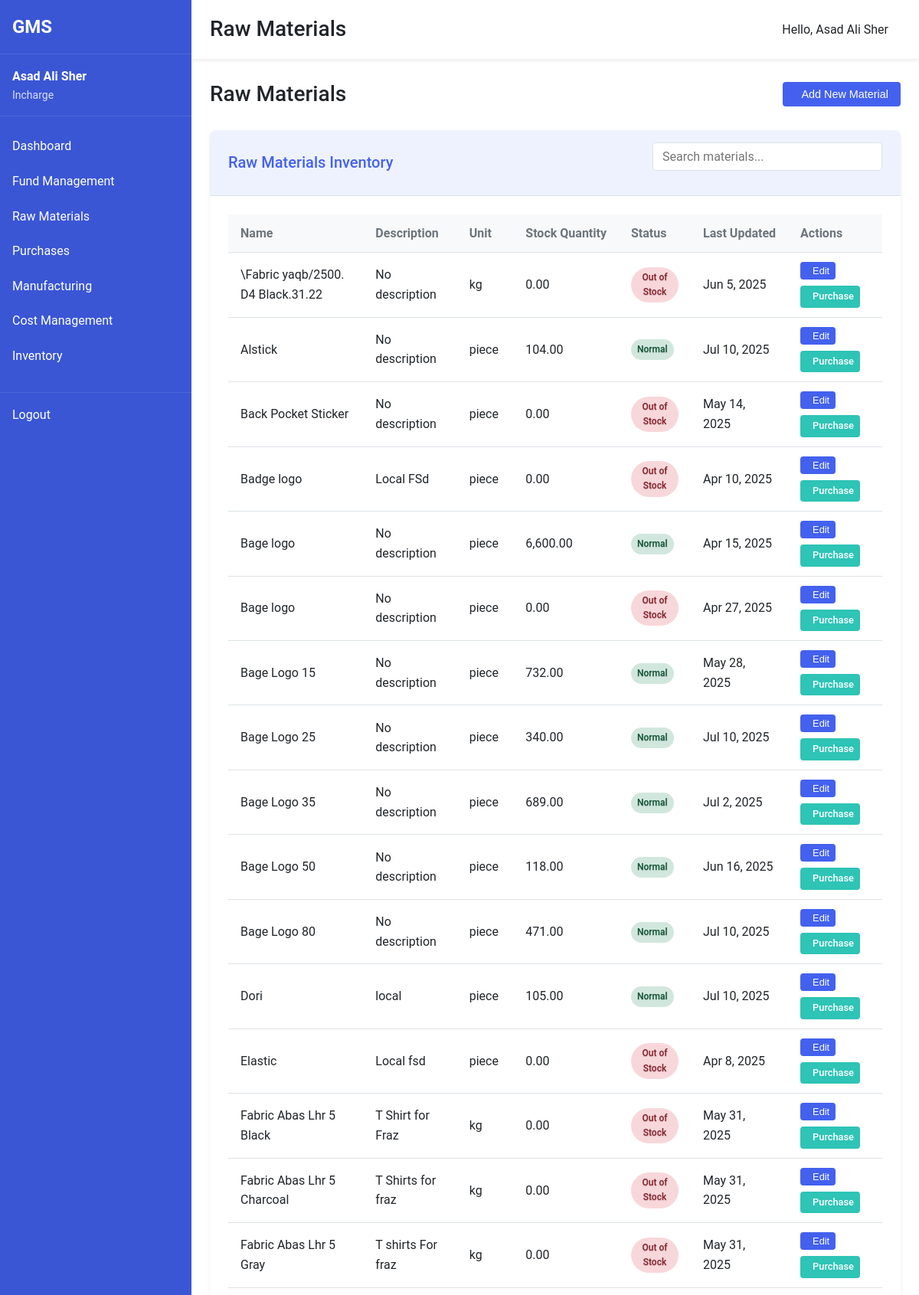
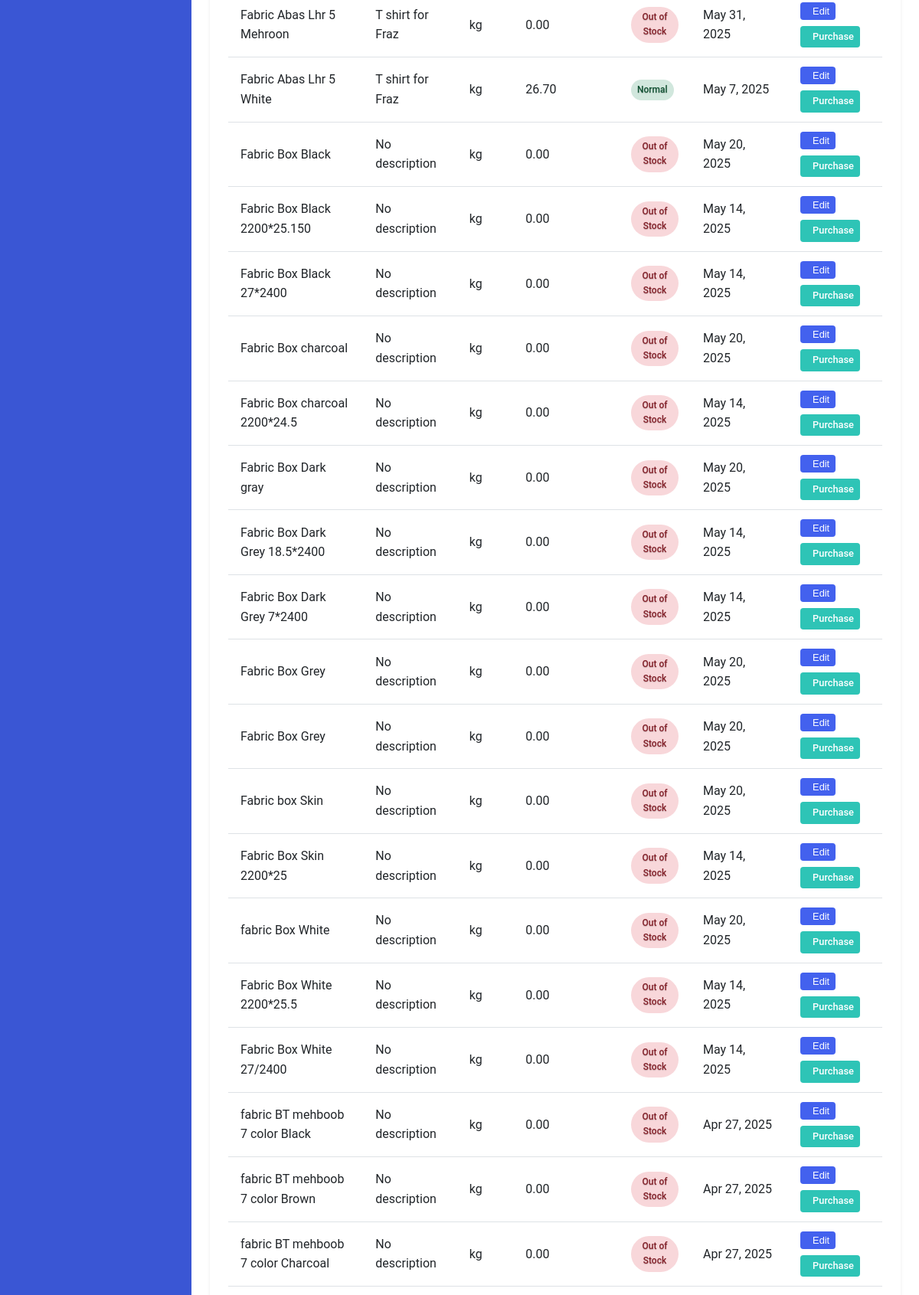
The app's page /incharge/raw-materials.php (signed in, upper part) with its own data (2 pictures, top to bottom).
### tables this page shows
CREATE TABLE `raw_materials` (
  `id` int(11) NOT NULL,
  `name` varchar(100) NOT NULL,
  `description` text DEFAULT NULL,
  `unit` enum('meter','kg','piece') NOT NULL,
  `stock_quantity` decimal(10,2) DEFAULT 0.00,
  `created_at` timestamp NULL DEFAULT current_timestamp(),
  `updated_at` timestamp NULL DEFAULT current_timestamp() ON UPDATE current_timestamp(),
  `min_stock_level` decimal(10,2) DEFAULT 0.00
);

### incharge/raw-materials.php (the view, shortened to what this page needs)
<?php
include_once '../config/auth.php';
include_once '../includes/header.php';
$database = new Database();
$db = $database->getConnection();
try {
    $query = "SELECT id, name, description, unit, stock_quantity, min_stock_level, created_at, updated_at
              FROM raw_materials
              ORDER BY name";
    $stmt = $db->prepare($query);
    $stmt->execute();
} catch (PDOException $e) {
    $error_message = "Database error: " . $e->getMessage();
}
?>
<div class="page-header">
    <h1 class="page-title">Raw Materials</h1>
    <div class="page-actions">
        <button id="addMaterialBtn" class="button primary">
            <i class="fas fa-plus-circle"></i> Add New Material
        </button>
    </div>
</div>
<div class="dashboard-card full-width">
    <div class="card-header">
        <h2>Raw Materials Inventory</h2>
        <div class="card-actions">
            <div class="search-container">
                <input type="text" id="materialSearch" class="search-input" placeholder="Search materials..." aria-label="Search materials">
            </div>
        </div>
    </div>
    <div class="card-content">
        <div class="table-responsive">
            <table class="data-table" id="materialsTable" aria-label="Raw Materials">
                <thead>
                    <tr>
                        <th scope="col">Name</th>
                        <th scope="col">Description</th>
                        <th scope="col">Unit</th>
                        <th scope="col">Stock Quantity</th>
                        <th scope="col">Status</th>
                        <th scope="col">Last Updated</th>
                        <th scope="col">Actions</th>
                    </tr>
                </thead>
                <tbody>
                    <?php if ($stmt && $stmt->rowCount() > 0): ?>
                        <?php while($row = $stmt->fetch(PDO::FETCH_ASSOC)):
                            $stock_status = 'normal';
                            $status_text = 'Normal';
                            if ($row['stock_quantity'] <= 0) {
                                $stock_status = 'out';
                                $status_text = 'Out of Stock';
                            } elseif ($row['stock_quantity'] < ($row['min_stock_level'] ?: 10)) {
                                $stock_status = 'low';
                                $status_text = 'Low Stock';
                            }
                        ?>
                        <tr>
                            <td><?php echo htmlspecialchars($row['name']); ?></td>
                            <td><?php echo htmlspecialchars($row['description'] ?: 'No description'); ?></td>
                            <td><?php echo htmlspecialchars($row['unit']); ?></td>
                            <td data-quantity="<?php echo $row['stock_quantity']; ?>">
                                <?php echo number_format($row['stock_quantity'], 2); ?>
                            </td>
                            <td>
                                <span class="status-badge status-<?php echo $stock_status; ?>">
                                    <?php echo $status_text; ?>
                                </span>
                            </td>
                            <td><?php echo date('M j, Y', strtotime($row['updated_at'])); ?></td>
                            <td>
                                <div class="action-buttons">
                                    <button class="button small edit-material" data-id="<?php echo $row['id']; ?>" aria-label="Edit <?php echo htmlspecialchars($row['name']); ?>">
                                        <i class="fas fa-edit" aria-hidden="true"></i> Edit
                                    </button>
                                    <a href="add-purchase.php?material_id=<?php echo $row['id']; ?>" class="button small success" aria-label="Purchase <?php echo htmlspecialchars($row['name']); ?>">
                                        <i class="fas fa-shopping-cart" aria-hidden="true"></i> Purchase
                                    </a>
                                </div>
                            </td>
                        </tr>
                        <?php endwhile; ?>
                    <?php else: ?>
                        <tr>
                            <td colspan="7" class="no-records">No raw materials found. Click "Add New Material" to add one.</td>
                        </tr>
                    <?php endif; ?>
                </tbody>
            </table>
        </div>
    </div>
</div>
<?php include_once '../includes/footer.php'; ?>

### assets/css/style.css (style rules this page uses)
:root { --primary: #1a73e8; --primary-dark: #0d47a1; --secondary: #5f6368; --accent: #fbbc04; --success: #34a853; --warning: #fbbc04; --error: #ea4335; --background: #ffffff; --surface: #f8f9fa; --border: #dadce0; --text-primary: #202124; --text-secondary: #5f6368; --font-family: 'Roboto', 'Segoe UI', Arial, sans-serif; --font-size-sm: 0.875rem; --font-size-md: 1rem; --font-size-lg: 1.25rem; --font-size-xl: 1.5rem; --spacing-xs: 0.25rem; --spacing-sm: 0.5rem; --spacing-md: 1rem; --spacing-lg: 1.5rem; --spacing-xl: 2rem; --border-radius-sm: 0.25rem; --border-radius-md: 0.5rem; --border-radius-lg: 1rem; --shadow-sm: 0 1px 3px rgba(0,0,0,0.12), 0 1px 2px rgba(0,0,0,0.24); --shadow-md: 0 3px 6px rgba(0,0,0,0.16), 0 3px 6px rgba(0,0,0,0.23); --shadow-lg: 0 10px 20px rgba(0,0,0,0.19), 0 6px 6px rgba(0,0,0,0.23); }
* { margin: 0; padding: 0; box-sizing: border-box; }
body { font-family: var(--font-family); font-size: var(--font-size-md); color: var(--text-primary); background-color: var(--surface); line-height: 1.6; }
a { color: var(--primary); text-decoration: none; }
button, .button { display: inline-block; background-color: var(--primary); color: white; border: none; padding: var(--spacing-sm) var(--spacing-lg); border-radius: var(--border-radius-sm); cursor: pointer; font-size: var(--font-size-md); font-weight: 500; transition: background-color 0.3s ease; }
input, select, textarea { width: 100%; padding: var(--spacing-sm); margin-bottom: var(--spacing-md); border: 1px solid var(--border); border-radius: var(--border-radius-sm); font-family: var(--font-family); font-size: var(--font-size-md); }

### assets/css/dashboard.css (style rules this page uses)
.page-title { font-size: var(--font-size-xl); font-weight: 500; flex-grow: 1; }
.dashboard-card { background-color: white; border-radius: var(--border-radius-md); box-shadow: var(--shadow-sm); overflow: hidden; }
.dashboard-card.full-width { grid-column: 1 / -1; }
.card-header { display: flex; justify-content: space-between; align-items: center; padding: var(--spacing-md); border-bottom: 1px solid var(--border); }
.card-header h2 { font-size: var(--font-size-lg); font-weight: 500; margin: 0; }
.card-content { padding: var(--spacing-md); }
.data-table { width: 100%; border-collapse: collapse; }
.data-table th, .data-table td { padding: var(--spacing-sm); text-align: left; border-bottom: 1px solid var(--border); }
.data-table th { font-weight: 500; color: var(--text-secondary); background-color: var(--surface); }
.status-badge { display: inline-block; padding: 2px 8px; border-radius: 12px; font-size: var(--font-size-sm); font-weight: 500; }
.status-badge { display: inline-block; padding: 0.25rem 0.5rem; border-radius: 1rem; font-size: var(--font-size-sm, 0.875rem); font-weight: 500; color: white; text-shadow: 0 1px 1px rgba(0, 0, 0, 0.2); }

### records on screen
raw_materials: name "\\Fabric yaqb/2500. D4 Black.31.22", description "No description", unit "kg", stock_quantity "0.00", stock_quantity "Out of Stock", updated_at "Jun 5, 2025"
raw_materials: name "Alstick", description "No description", unit "piece", stock_quantity "104.00", status_text "Normal", updated_at "Jul 10, 2025"
raw_materials: name "Back Pocket Sticker", description "No description", unit "piece", stock_quantity "0.00", stock_quantity "Out of Stock", updated_at "May 14, 2025"
raw_materials: name "Badge logo", description "Local FSd", unit "piece", stock_quantity "0.00", stock_quantity "Out of Stock", updated_at "Apr 10, 2025"
raw_materials: name "Bage logo", description "No description", unit "piece", stock_quantity "6,600.00", status_text "Normal", updated_at "Apr 15, 2025"
raw_materials: name "Bage logo", description "No description", unit "piece", stock_quantity "0.00", stock_quantity "Out of Stock", updated_at "Apr 27, 2025"
raw_materials: name "Bage Logo 15", description "No description", unit "piece", stock_quantity "732.00", status_text "Normal", updated_at "May 28, 2025"
raw_materials: name "Bage Logo 25", description "No description", unit "piece", stock_quantity "340.00", status_text "Normal", updated_at "Jul 10, 2025"
raw_materials: name "Bage Logo 35", description "No description", unit "piece", stock_quantity "689.00", status_text "Normal", updated_at "Jul 2, 2025"
raw_materials: name "Bage Logo 50", description "No description", unit "piece", stock_quantity "118.00", status_text "Normal", updated_at "Jun 16, 2025"
raw_materials: name "Bage Logo 80", description "No description", unit "piece", stock_quantity "471.00", status_text "Normal", updated_at "Jul 10, 2025"
raw_materials: name "Dori", description "local", unit "piece", stock_quantity "105.00", status_text "Normal", updated_at "Jul 10, 2025"
raw_materials: name "Elastic", description "Local fsd", unit "piece", stock_quantity "0.00", stock_quantity "Out of Stock", updated_at "Apr 8, 2025"
raw_materials: name "Fabric Abas Lhr 5 Black", description "T Shirt for Fraz", unit "kg", stock_quantity "0.00", stock_quantity "Out of Stock", updated_at "May 31, 2025"
raw_materials: name "Fabric Abas Lhr 5 Charcoal", description "T Shirts for fraz", unit "kg", stock_quantity "0.00", stock_quantity "Out of Stock", updated_at "May 31, 2025"
raw_materials: name "Fabric Abas Lhr 5 Gray", description "T shirts For fraz", unit "kg", stock_quantity "0.00", stock_quantity "Out of Stock", updated_at "May 31, 2025"
raw_materials: name "Fabric Abas Lhr 5 Mehroon", description "T shirt for Fraz", unit "kg", stock_quantity "0.00", stock_quantity "Out of Stock", updated_at "May 31, 2025"
raw_materials: name "Fabric Abas Lhr 5 White", description "T shirt for Fraz", unit "kg", stock_quantity "26.70", status_text "Normal", updated_at "May 7, 2025"
raw_materials: name "Fabric Box Black", description "No description", unit "kg", stock_quantity "0.00", stock_quantity "Out of Stock", updated_at "May 20, 2025"
raw_materials: name "Fabric Box Black 2200*25.150", description "No description", unit "kg", stock_quantity "0.00", stock_quantity "Out of Stock", updated_at "May 14, 2025"
raw_materials: name "Fabric Box Black 27*2400", description "No description", unit "kg", stock_quantity "0.00", stock_quantity "Out of Stock", updated_at "May 14, 2025"
raw_materials: name "Fabric Box charcoal", description "No description", unit "kg", stock_quantity "0.00", stock_quantity "Out of Stock", updated_at "May 20, 2025"
raw_materials: name "Fabric Box charcoal 2200*24.5", description "No description", unit "kg", stock_quantity "0.00", stock_quantity "Out of Stock", updated_at "May 14, 2025"
raw_materials: name "Fabric Box Dark gray", description "No description", unit "kg", stock_quantity "0.00", stock_quantity "Out of Stock", updated_at "May 20, 2025"
raw_materials: name "Fabric Box Dark Grey 18.5*2400", description "No description", unit "kg", stock_quantity "0.00", stock_quantity "Out of Stock", updated_at "May 14, 2025"
raw_materials: name "Fabric Box Dark Grey 7*2400", description "No description", unit "kg", stock_quantity "0.00", stock_quantity "Out of Stock", updated_at "May 14, 2025"
raw_materials: name "Fabric Box Grey", description "No description", unit "kg", stock_quantity "0.00", stock_quantity "Out of Stock", updated_at "May 20, 2025"
raw_materials: name "Fabric Box Grey", description "No description", unit "kg", stock_quantity "0.00", stock_quantity "Out of Stock", updated_at "May 20, 2025"
raw_materials: name "Fabric box Skin", description "No description", unit "kg", stock_quantity "0.00", stock_quantity "Out of Stock", updated_at "May 20, 2025"
raw_materials: name "Fabric Box Skin 2200*25", description "No description", unit "kg", stock_quantity "0.00", stock_quantity "Out of Stock", updated_at "May 14, 2025"
raw_materials: name "fabric Box White", description "No description", unit "kg", stock_quantity "0.00", stock_quantity "Out of Stock", updated_at "May 20, 2025"
raw_materials: name "Fabric Box White 2200*25.5", description "No description", unit "kg", stock_quantity "0.00", stock_quantity "Out of Stock", updated_at "May 14, 2025"
raw_materials: name "Fabric Box White 27/2400", description "No description", unit "kg", stock_quantity "0.00", stock_quantity "Out of Stock", updated_at "May 14, 2025"
raw_materials: name "fabric BT mehboob 7 color Black", description "No description", unit "kg", stock_quantity "0.00", stock_quantity "Out of Stock", updated_at "Apr 27, 2025"
raw_materials: name "fabric BT mehboob 7 color Brown", description "No description", unit "kg", stock_quantity "0.00", stock_quantity "Out of Stock", updated_at "Apr 27, 2025"
raw_materials: name "fabric BT mehboob 7 color Charcoal", description "No description", unit "kg", stock_quantity "0.00", stock_quantity "Out of Stock", updated_at "Apr 27, 2025"

### other values on screen
$_SESSION['full_name'] "Asad Ali Sher"
$_SESSION['role'] "Incharge"
$page_title "Raw Materials"
